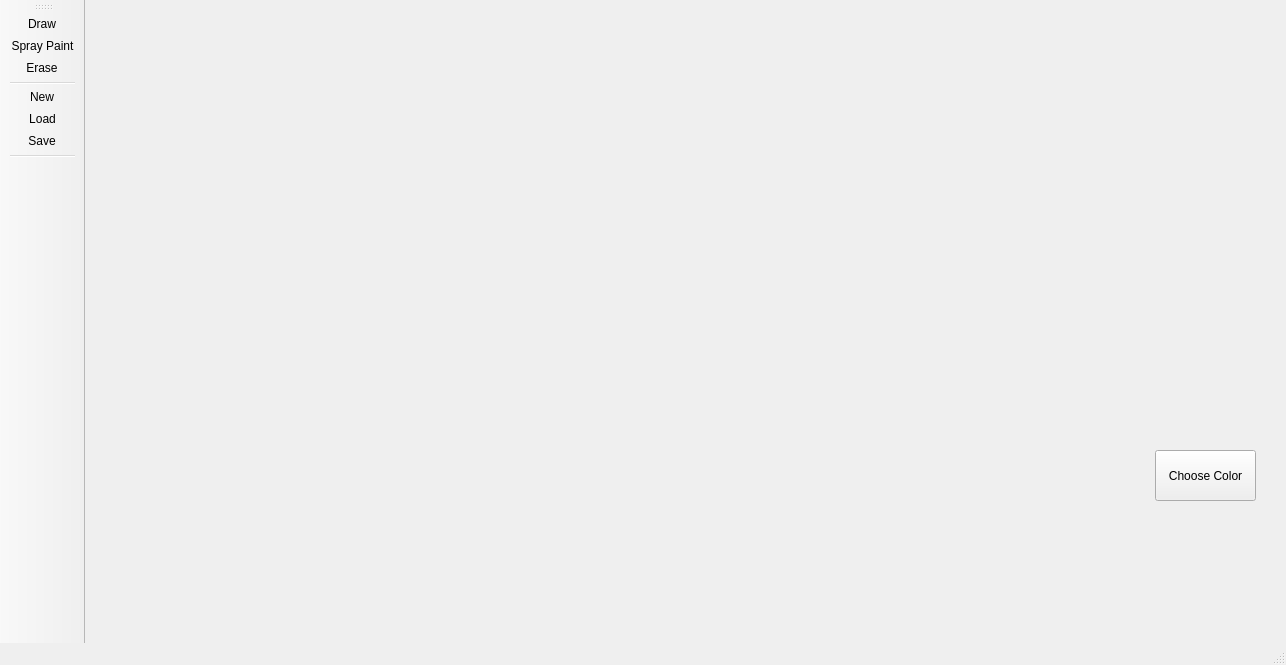
<?xml version="1.0" encoding="UTF-8"?>
<ui version="4.0">
 <class>MainWindow</class>
 <widget class="QMainWindow" name="MainWindow">
  <property name="geometry">
   <rect>
    <x>0</x>
    <y>0</y>
    <width>1286</width>
    <height>665</height>
   </rect>
  </property>
  <property name="windowTitle">
   <string>MainWindow</string>
  </property>
  <property name="iconSize">
   <size>
    <width>48</width>
    <height>48</height>
   </size>
  </property>
  <widget class="QWidget" name="centralwidget">
   <widget class="Canvas" name="canvas">
    <property name="geometry">
     <rect>
      <x>380</x>
      <y>40</y>
      <width>512</width>
      <height>512</height>
     </rect>
    </property>
    <property name="mouseTracking">
     <bool>true</bool>
    </property>
    <property name="styleSheet">
     <string notr="true"/>
    </property>
    <property name="text">
     <string/>
    </property>
   </widget>
   <widget class="QPushButton" name="chooseColor">
    <property name="geometry">
     <rect>
      <x>1070</x>
      <y>450</y>
      <width>101</width>
      <height>51</height>
     </rect>
    </property>
    <property name="text">
     <string>Choose Color</string>
    </property>
   </widget>
   <widget class="QLabel" name="colorLabel">
    <property name="geometry">
     <rect>
      <x>1180</x>
      <y>466</y>
      <width>21</width>
      <height>20</height>
     </rect>
    </property>
    <property name="text">
     <string/>
    </property>
   </widget>
   <widget class="Animation" name="label">
    <property name="geometry">
     <rect>
      <x>140</x>
      <y>60</y>
      <width>81</width>
      <height>61</height>
     </rect>
    </property>
    <property name="text">
     <string/>
    </property>
   </widget>
  </widget>
  <widget class="QMenuBar" name="menubar">
   <property name="geometry">
    <rect>
     <x>0</x>
     <y>0</y>
     <width>1286</width>
     <height>17</height>
    </rect>
   </property>
  </widget>
  <widget class="QStatusBar" name="statusbar"/>
  <widget class="QToolBar" name="toolBar">
   <property name="sizePolicy">
    <sizepolicy hsizetype="Fixed" vsizetype="Preferred">
     <horstretch>0</horstretch>
     <verstretch>0</verstretch>
    </sizepolicy>
   </property>
   <property name="windowTitle">
    <string>toolBar</string>
   </property>
   <property name="iconSize">
    <size>
     <width>28</width>
     <height>28</height>
    </size>
   </property>
   <attribute name="toolBarArea">
    <enum>LeftToolBarArea</enum>
   </attribute>
   <attribute name="toolBarBreak">
    <bool>false</bool>
   </attribute>
   <addaction name="ActionDraw"/>
   <addaction name="actionSpray_Paint"/>
   <addaction name="actionErase"/>
   <addaction name="separator"/>
   <addaction name="actionNew"/>
   <addaction name="actionLoad"/>
   <addaction name="actionSave"/>
   <addaction name="separator"/>
  </widget>
  <action name="ActionDraw">
   <property name="icon">
    <iconset resource="Resource.qrc">
     <normaloff>:/menuIcons/images/Pen Icon.png</normaloff>:/menuIcons/images/Pen Icon.png</iconset>
   </property>
   <property name="text">
    <string>Draw</string>
   </property>
   <property name="shortcut">
    <string>Ctrl+D</string>
   </property>
   <property name="menuRole">
    <enum>QAction::NoRole</enum>
   </property>
  </action>
  <action name="actionErase">
   <property name="icon">
    <iconset resource="Resource.qrc">
     <normaloff>:/menuIcons/images/Eraser Icon.png</normaloff>:/menuIcons/images/Eraser Icon.png</iconset>
   </property>
   <property name="text">
    <string>Erase</string>
   </property>
   <property name="shortcut">
    <string>Ctrl+E</string>
   </property>
   <property name="menuRole">
    <enum>QAction::NoRole</enum>
   </property>
  </action>
  <action name="actionSpray_Paint">
   <property name="icon">
    <iconset resource="Resource.qrc">
     <normaloff>:/menuIcons/images/SprayPaint.png</normaloff>:/menuIcons/images/SprayPaint.png</iconset>
   </property>
   <property name="text">
    <string>Spray Paint</string>
   </property>
   <property name="shortcut">
    <string>Ctrl+Shift+D</string>
   </property>
   <property name="menuRole">
    <enum>QAction::NoRole</enum>
   </property>
  </action>
  <action name="actionSave">
   <property name="icon">
    <iconset resource="Resource.qrc">
     <normaloff>:/menuIcons/images/Save.png</normaloff>:/menuIcons/images/Save.png</iconset>
   </property>
   <property name="text">
    <string>Save</string>
   </property>
   <property name="shortcut">
    <string>Ctrl+S</string>
   </property>
   <property name="menuRole">
    <enum>QAction::NoRole</enum>
   </property>
  </action>
  <action name="actionNew">
   <property name="icon">
    <iconset resource="Resource.qrc">
     <normaloff>:/menuIcons/images/New.png</normaloff>:/menuIcons/images/New.png</iconset>
   </property>
   <property name="text">
    <string>New</string>
   </property>
   <property name="shortcut">
    <string>Ctrl+N</string>
   </property>
   <property name="menuRole">
    <enum>QAction::NoRole</enum>
   </property>
  </action>
  <action name="actionLoad">
   <property name="icon">
    <iconset resource="Resource.qrc">
     <normaloff>:/menuIcons/images/Load.png</normaloff>:/menuIcons/images/Load.png</iconset>
   </property>
   <property name="text">
    <string>Load</string>
   </property>
   <property name="shortcut">
    <string>Ctrl+L</string>
   </property>
   <property name="menuRole">
    <enum>QAction::NoRole</enum>
   </property>
  </action>
 </widget>
 <customwidgets>
  <customwidget>
   <class>Canvas</class>
   <extends>QLabel</extends>
   <header>canvas.h</header>
  </customwidget>
  <customwidget>
   <class>Animation</class>
   <extends>QLabel</extends>
   <header location="global">animation.h</header>
  </customwidget>
 </customwidgets>
 <resources>
  <include location="Resource.qrc"/>
 </resources>
 <connections/>
</ui>
